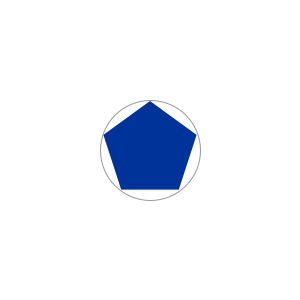
Frame 1 (no input)
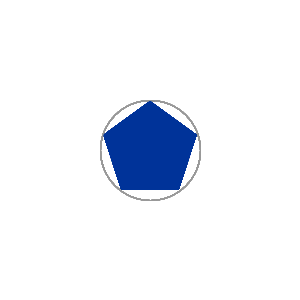
Frame 60 (the mouse pressed at the canvas centre just before this capture)
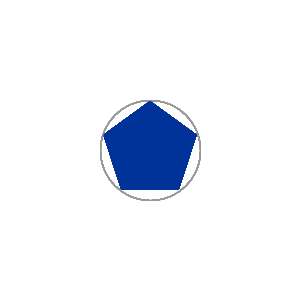
Frame 120 (the mouse held since frame 60 and released just before this capture)

The Processing sketch that drew these frames (run headless with seeded random() and noise(); from frame 60 on, the mouse is pressed at the canvas centre):

// Processing sketch: fp_pg_q_03_10
// ── fp_pg_q_03_10.pde
void setup() {
  size(300, 300);
  background(255, 255, 255);
}

// 問題 3.10 半径 50 画素の円に内接する正 5 角形を算術演算子を用いて描画せよ．
void draw() {
  //
  strokeWeight(1);
  stroke(153, 153, 153);
  noFill();
  ellipse(width/2, height/2, 100, 100);
  //
  noStroke();
  fill(0, 51, 153);
  Polygon(width/2, height/2, 49, 5, -PI/2);
}

//------------------------------------------------------------------//
// float x Center x coordinate
// float y Center y coordinate
// int r Radius of circumscribed circle
// int ratio  denominator rate
// float  = ; rotate Rotational correction rate
//------------------------------------------------------------------//
void Polygon(float x, float y, float CircumscribedCircle, int p, float rotatete) {
  // http://www.d-improvement.jp/learning/processing/2011-a/08.html
  pushMatrix();
  translate(x, y);
  rotate(rotatete);
  beginShape();
  for (int i = 1; i <= p; i++) {
    vertex(CircumscribedCircle * cos(radians(360 * i/p)), CircumscribedCircle * sin(radians(360 * i/p)));
  }
  endShape(CLOSE);
  popMatrix();
}
